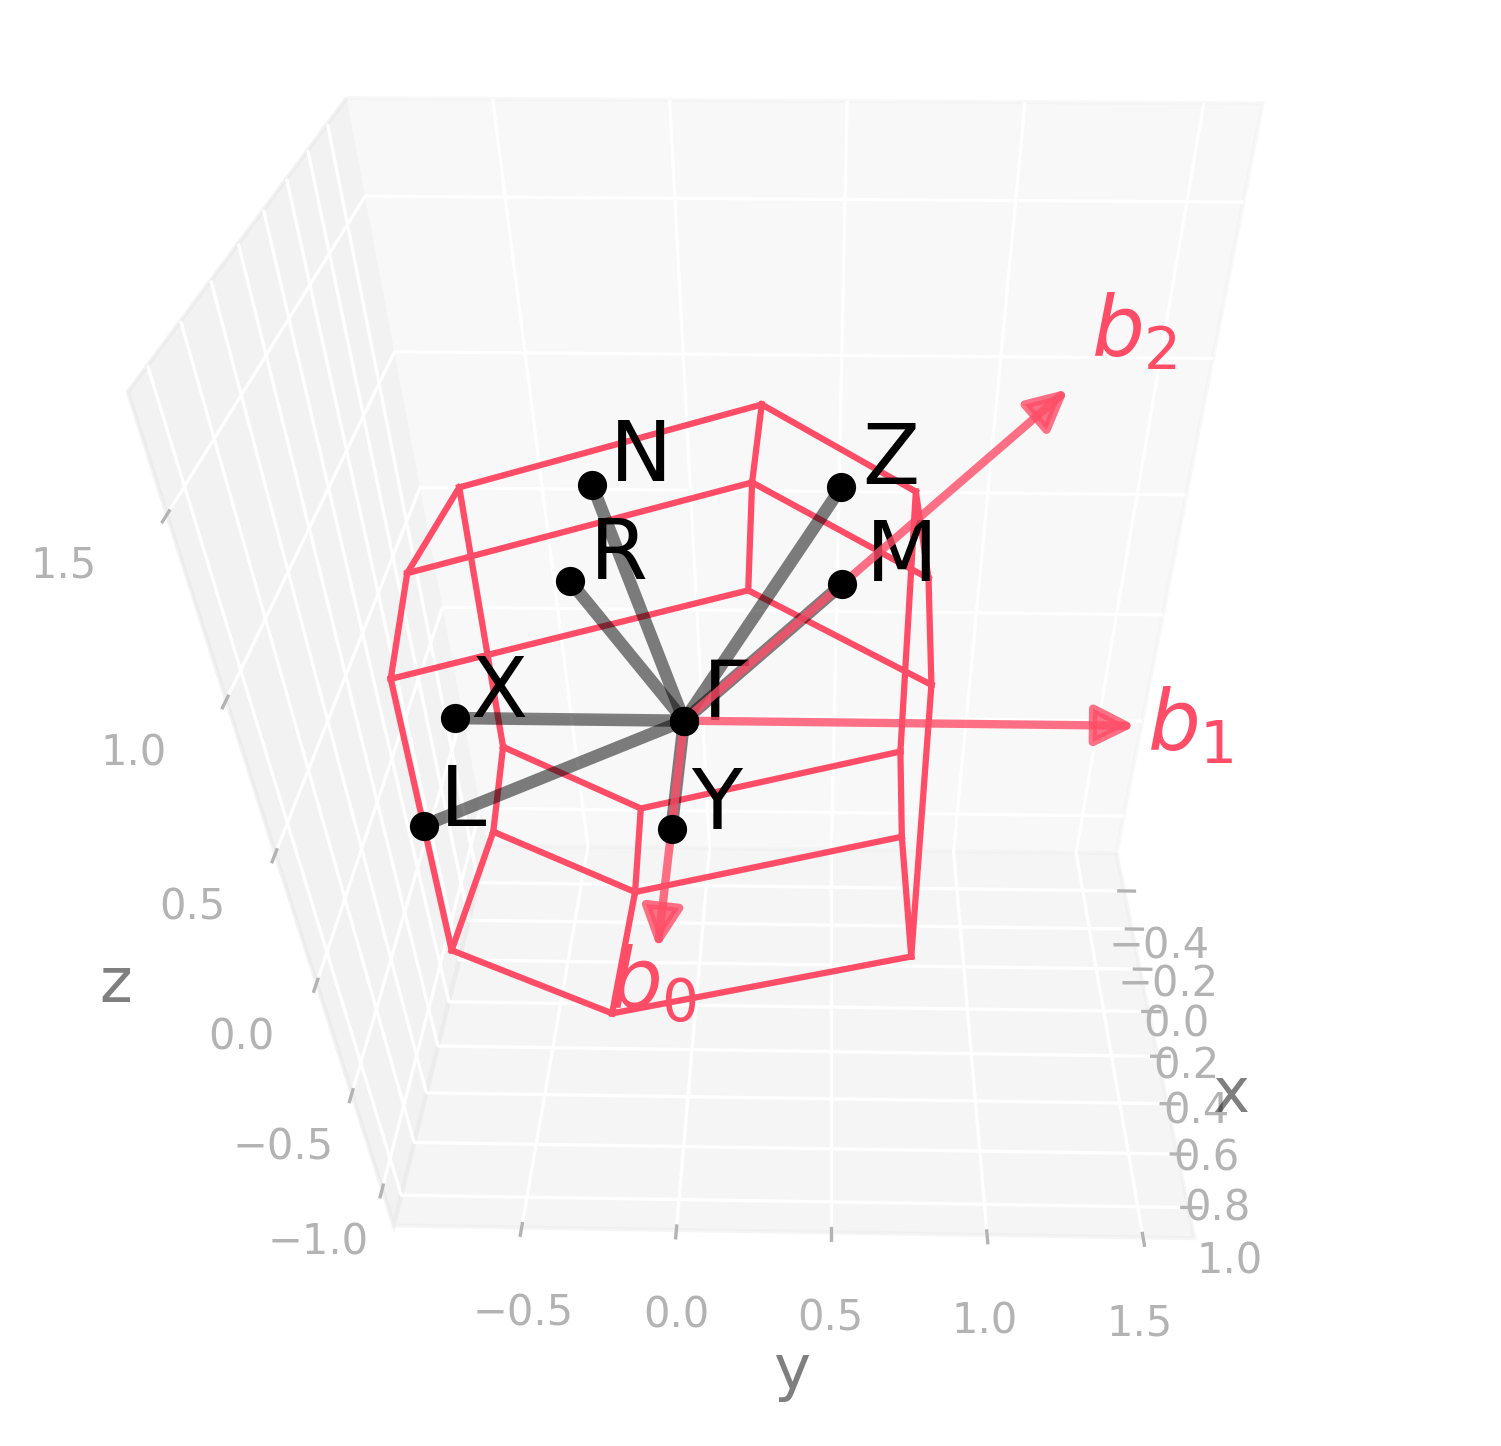

Here is the Python script that generated this plot:
import radtools as rad

l = rad.lattice_example("TRI2b")
l.plot("brillouin-kpath")
# Save an image:
l.savefig("tri2b_brillouin.png", elev=40, azim=1, dpi=300, bbox_inches="tight")
# Interactive plot:
l.show(elev=40, azim=1)
